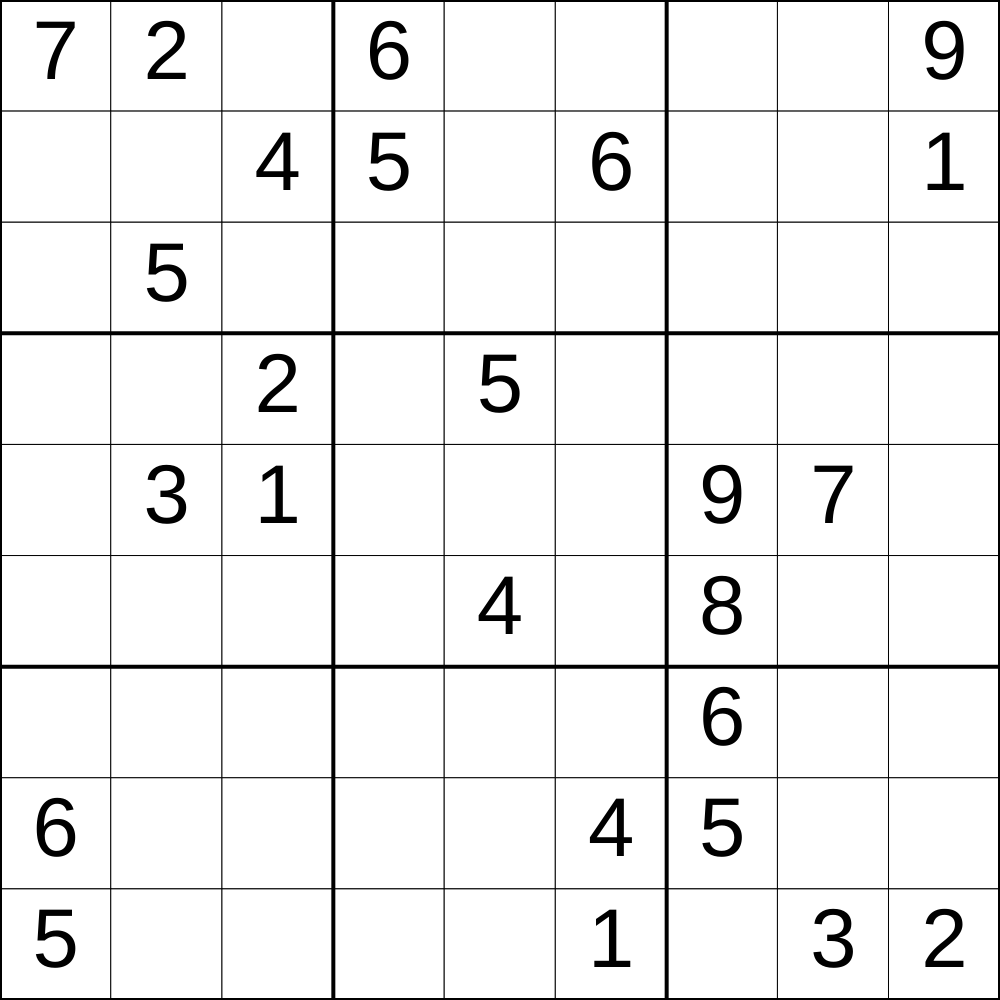
Frame 1 (no input)
Frame 60 (no input): identical to frame 1, image omitted
Frame 120 (the mouse pressed at the canvas centre since frame 60): identical to frame 1, image omitted

The p5.js sketch that drew this single still picture (run headless with seeded random() and noise() and a simulated clock; from frame 60 on, the mouse is pressed at the canvas centre):

// p5.js sketch
// ── sketch.js
// Sudoku

let initialGrid = [
  [7, 2, 0, 6, 0, 0, 0, 0, 9],
  [0, 0, 4, 5, 0, 6, 0, 0, 1],
  [0, 5, 0, 0, 0, 0, 0, 0, 0],
  [0, 0, 2, 0, 5, 0, 0, 0, 0],
  [0, 3, 1, 0, 0, 0, 9, 7, 0],
  [0, 0, 0, 0, 4, 0, 8, 0, 0],
  [0, 0, 0, 0, 0, 0, 6, 0, 0],
  [6, 0, 0, 0, 0, 4, 5, 0, 0],
  [5, 0, 0, 0, 0, 1, 0, 3, 2],
];
let gridDimensions = 9;
let cellSize;
let grid;

function setup() {
  if (windowWidth < windowHeight) {
    createCanvas(windowWidth, windowWidth);
  }
  else {
    createCanvas(windowHeight, windowHeight);
  }
  grid = initialGrid;
  cellSize = width/gridDimensions;
}

function draw() {
  background(220);
  displayGrid();
}

function displayGrid() {
  for (let y=0; y<gridDimensions; y++){
    for (let x=0; x<gridDimensions; x++) {
      strokeWeight(1);
      fill("white");
      rect(x*cellSize, y*cellSize, cellSize, cellSize);

      if (grid[y][x] !== 0) {
        fill("black");
        textSize(cellSize*0.75);
        textAlign(CENTER, CENTER);
        text(grid[y][x], x*cellSize + cellSize/2, y*cellSize + cellSize/2);
      }
    }
  }
  thickerLines();
}

function thickerLines(){
  strokeWeight(4);
  for (let location=0; location<=9; location+=3){
    line(0, location*cellSize, width, location*cellSize);
    line(location*cellSize, 0, location*cellSize, height);
  }
  // // horizontal lines
  // line(0, 0*cellSize, width, 0*cellSize);
  // line(0, 3*cellSize, width, 3*cellSize);
  // line(0, 6*cellSize, width, 6*cellSize);
  // line(0, 9*cellSize, width, 9*cellSize);

  // // vertical lines
  // line(0*cellSize, 0, 0*cellSize, height);
  // line(3*cellSize, 0, 3*cellSize, height);
  // line(6*cellSize, 0, 6*cellSize, height);
  // line(9*cellSize, 0, 9*cellSize, height);

}
